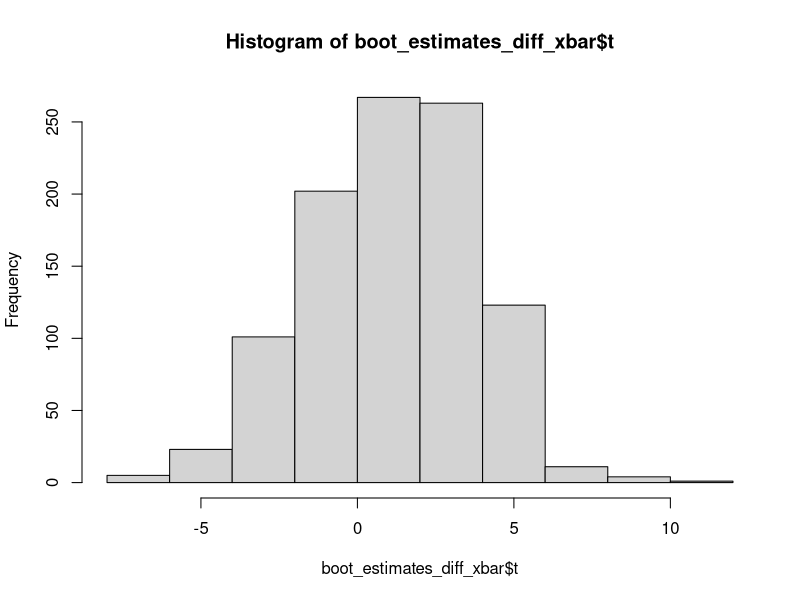

The R source for this figure:
## ---- chunk 1
#| label: simulate our data
n <- 100

set.seed(104)
x <- rnorm(n, mean = 5, sd = 1.2)
## ---- chunk 2
#| label: produce jackknife estimates

# since we are leaving out each obs. once,
# we will end up with n estimates
jackknife_estimates <- numeric(n)

for(i in seq_along(jackknife_estimates)){
  # Step 1: remove the i^th number from x
  jackknife_sample <- x[-i]
  # Step 2: compute the sample mean using the other 99 numbers
  jackknife_estimates[i] <- mean(jackknife_sample)
}

## ---- chunk 3
#| label: estimate bias using jackknife

original_mean <- mean(x)

jackknife_bias <- (n-1) *(mean(jackknife_estimates) - original_mean)

## ---- chunk 4
#| label: compute variance of jackknife estimates

sum_of_squares <- sum((jackknife_estimates - mean(jackknife_estimates))^2)
correcting_factor <- (n-1)/n
# estimated sd of the sampling distribution of sample mean
# (estimated using jackknife procedure)
jackknife_se <- sqrt(correcting_factor * sum_of_squares)
sd(x)/sqrt(n) # should match jackknife_se value
## ---- chunk 5
#| label: construct bootstrap estimates using a for loop

B <- 999 # 999 bootstrap resamples from x
boot_means <- numeric(B) # to store bootstrap estimates in

set.seed(140)
for(i in seq_along(boot_means)){
  
  # Step 1: sample WITH REPLACEMENT from original sample
  # to match the correct sampling distribution, 
  # we need a sample of the same size as the original
  boot_sample <- sample(
    x, # original data
    size = n, # what size sample
    replace = TRUE # WITH replacement
  )
  # Step 2: calculate the statistic value using this bootstrap sample
  boot_means[i] <- mean(boot_sample)
}

## ---- chunk 6
#| label: estimate bias using bootstrap

boot_bias <- mean(boot_means) - original_mean
print(boot_bias)

## ---- chunk 7
#| label: estimate standard error using bootstrap
boot_se <- sd(boot_means)
print(boot_se)
sd(x)/sqrt(n)
## ---- chunk 8
#| label: custom statistic function
my_wacky_function <- function(x){
  wacky_stat <- median(x)/IQR(x) # some kind of weird not-quite t-statistic?
  return(wacky_stat)
}
## ---- chunk 9
#| label: estimate standard error of this wacky stat using bootstrap

boot_wacky <- numeric(B)
set.seed(23)
for(i in seq_along(boot_wacky)){
  
  # Step 1: bootstrap sample (sample w/replacement)
  boot_sample <- sample(
    x, size = n, replace = TRUE
  )
  # Step 2: calculate the statistic on the bootstrap sample
  boot_wacky[i] <- my_wacky_function(boot_sample)
}

# Step 3: estimate standard error
sd(boot_wacky)
## ---- chunk 10
#| label: load boot package
library(boot)
## ---- chunk 11
#| label: boot step 1 - define function

boot_sample_mean <- function(df, ind){
  # df = data frame containing the original data to sample from
  # ind = vector of row indices corresponding to the bootstrap sample
  
  # Step 1 - the bootstrap sample is inherent when we subset df based on ind
  boot_df <- df[ind, , drop = FALSE]
  
  # Step 2: calculate the statistic
  boot_mean <- mean(boot_df$x)
  # Note to self: we better have a column labeled "x"
  return(boot_mean) # explicitly what is being output
}

## ---- chunk 12
#| label: boot step 2 - apply function to bootstrap resamples

sim_data <- data.frame(
  x = x # column named "x" contains the values in vector x
)

set.seed(207)
boot_estimates <- boot(
  data = sim_data, # original dataset we pass into the fn.
  statistic = boot_sample_mean, # function we wrote earlier
  R = 999 # takes the place of B in our earlier code
)

## ---- chunk 13
#| label: investigate the boot object
str(boot_estimates)
## ---- chunk 14
#| label: bootstrap standard error for simdata_df
sd(boot_estimates$t)
## ---- chunk 15
#| label: simulate test scores

# copy your code from the Permutation Tests activity
n_wynne <- 25
n_nichols <- 35

mean_wynne <- 70
mean_nichols <- 70
sd_wynne <- 10
sd_nichols <- 10

set.seed(112)
wynne <- rnorm(n_wynne, mean_wynne, sd_wynne) |> 
  round()
## Equivalent to
# round(rnorm(n_wynne, mean_wynne, sd_wynne))
nichols <- rnorm(n_nichols, mean_nichols, sd_nichols) |>
  round()

# one of several ways to censor values at a minimum/maximum
wynne[wynne > 100] <- 100
wynne[wynne < 0] <- 0
nichols[nichols > 100] <- 100
nichols[nichols < 0] <- 0

sim_test_scores <- data.frame(
  teacher = c(rep("Nichols", n_nichols), rep("Wynne", n_wynne)), # x-variable
  score = c(nichols, wynne) # y-variable
)
## ---- chunk 16
#| label: diff sample means with boot

boot_diff_sample_means <- function(df, ind){
  # df: our original data
  # ind: the row indices in our resample
  
  # Step 1: get out the bootstrap sample
  boot_sample <- df[ind, , drop = FALSE]
  boot_wynne <- boot_sample[which(boot_sample$teacher == "Wynne"), , drop = FALSE]
  boot_nichols <- boot_sample[which(boot_sample$teacher == "Nichols"), , drop = FALSE]
  
  # Step 2: get our statistic
  # xbar_nichols <- mean(boot_nichols$score)
  # xbar_wynne <- mean(boot_wynne$score)
  # boot_diff_means <- xbar_nichols - xbar_wynne
  boot_diff_means <- mean(boot_nichols$score) - mean(boot_wynne$score)
  
  return(boot_diff_means) # always explicitly return
}

## ---- chunk 17
#| label: stratified bootstrap sample

set.seed(114)
boot_estimates_diff_xbar <- boot(
  data = sim_test_scores, # original dataset
  statistic = boot_diff_sample_means, # function to apply
  R = 1000, # 1000 bootstrap samples
  strata = as.factor(sim_test_scores$teacher) # vector of group values
  # strata NEEDS TO BE A FACTOR!
)

## ---- chunk 18
#| label: bootstrap sampling distribution

hist(boot_estimates_diff_xbar$t)
